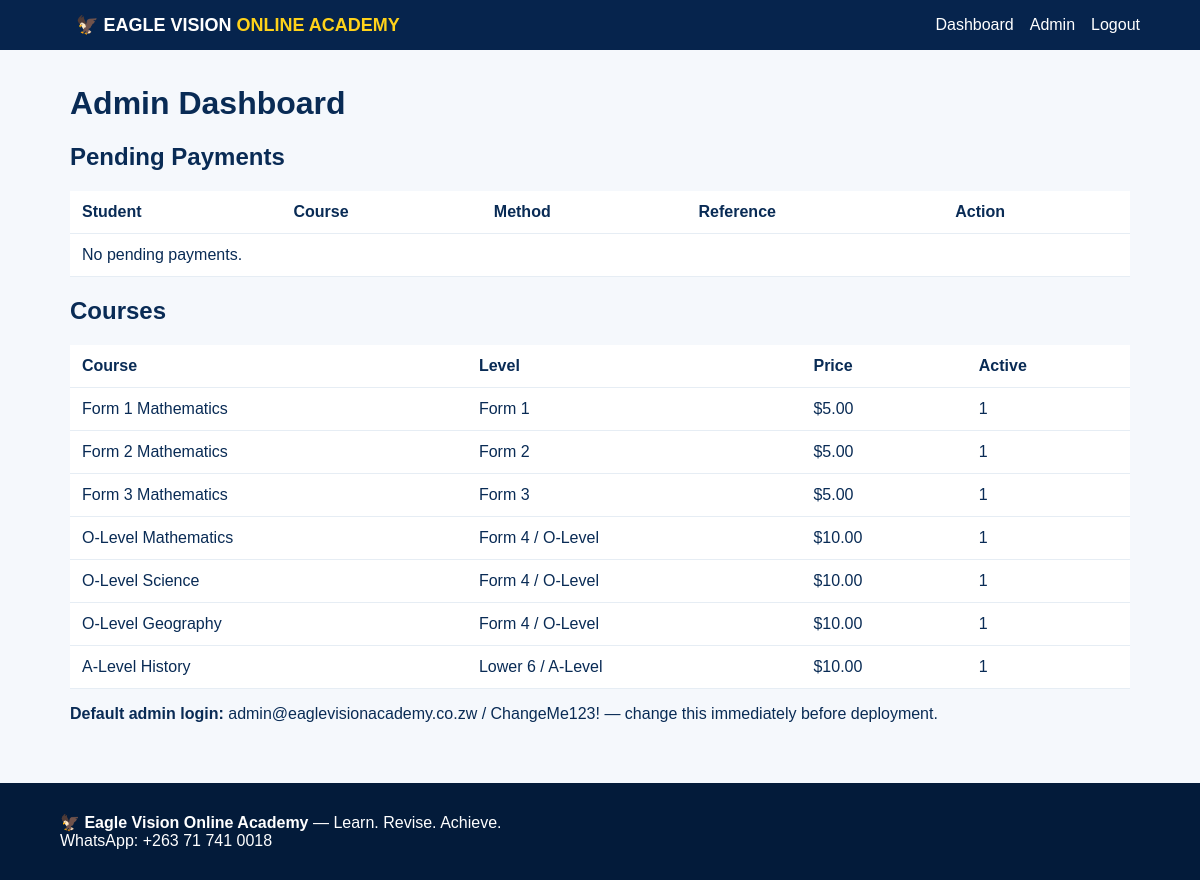
The page /admin (signed in) on the database its author committed.
### tables this page shows
CREATE TABLE courses(
        id INTEGER PRIMARY KEY AUTOINCREMENT,
        title TEXT NOT NULL,
        level TEXT NOT NULL,
        description TEXT,
        price REAL NOT NULL DEFAULT 0,
        active INTEGER NOT NULL DEFAULT 1
    );

### app.py (the view)
@app.route("/admin")
@admin_required
def admin():
    pending = db().execute("""SELECT p.*, u.full_name, u.email, c.title
                              FROM payments p JOIN users u ON u.id=p.user_id
                              JOIN courses c ON c.id=p.course_id
                              WHERE p.status='pending' ORDER BY p.id DESC""").fetchall()
    users=db().execute("SELECT id,full_name,email,phone,role,created_at FROM users ORDER BY id DESC").fetchall()
    courses=db().execute("SELECT * FROM courses ORDER BY id").fetchall()
    return render_template("admin.html",pending=pending,users=users,courses=courses)

### app.py (called while the page is built)
def db():
    if "db" not in g:
        g.db = sqlite3.connect(DB)
        g.db.row_factory = sqlite3.Row
    return g.db

@app.before_request
def load_user():
    g.user = None
    if session.get("user_id"):
        g.user = db().execute("SELECT * FROM users WHERE id=?", (session["user_id"],)).fetchone()

def admin_required(view):
    @wraps(view)
    def wrapped(*args, **kwargs):
        if not g.user or g.user["role"] != "admin":
            flash("Administrator access required.")
            return redirect(url_for("login"))
        return view(*args, **kwargs)
    return wrapped

### templates/admin.html
{% extends "base.html" %}{% block content %}<div class="container"><h1>Admin Dashboard</h1><h2>Pending Payments</h2><table class="table"><tr><th>Student</th><th>Course</th><th>Method</th><th>Reference</th><th>Action</th></tr>{% for p in pending %}<tr><td>{{p.full_name}}<br>{{p.email}}</td><td>{{p.title}}</td><td>{{p.method}}</td><td>{{p.reference}}</td><td><form method="post" action="{{url_for('approve_payment',payment_id=p.id)}}"><button class="btn">Approve</button></form></td></tr>{% else %}<tr><td colspan="5">No pending payments.</td></tr>{% endfor %}</table><h2>Courses</h2><table class="table"><tr><th>Course</th><th>Level</th><th>Price</th><th>Active</th></tr>{% for c in courses %}<tr><td>{{c.title}}</td><td>{{c.level}}</td><td>${{"%.2f"|format(c.price)}}</td><td>{{c.active}}</td></tr>{% endfor %}</table><p><strong>Default admin login:</strong> admin@eaglevisionacademy.co.zw / ChangeMe123! — change this immediately before deployment.</p></div>{% endblock %}

### static/style.css (style rules this page uses)
* { box-sizing:border-box }
body { margin:0;font-family:Arial,Helvetica,sans-serif;background:#f5f8fc;color:#092b55 }
.container { max-width:1100px;margin:35px auto;padding:0 20px }
.table { width:100%;border-collapse:collapse;background:#fff }
.table th,.table td { padding:12px;border-bottom:1px solid #e6edf4;text-align:left }

### rows shown on the page
courses: title "Form 1 Mathematics", level "Form 1", price "5.00", active "1"
courses: title "Form 2 Mathematics", level "Form 2", price "5.00", active "1"
courses: title "Form 3 Mathematics", level "Form 3", price "5.00", active "1"
courses: title "O-Level Mathematics", level "Form 4 / O-Level", price "10.00", active "1"
courses: title "O-Level Science", level "Form 4 / O-Level", price "10.00", active "1"
courses: title "O-Level Geography", level "Form 4 / O-Level", price "10.00", active "1"
courses: title "A-Level History", level "Lower 6 / A-Level", price "10.00", active "1"
